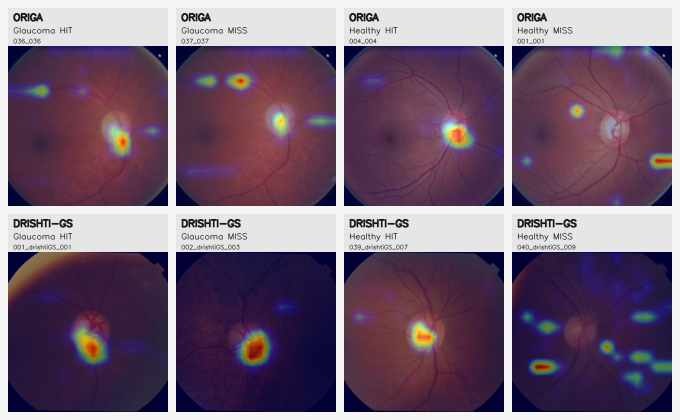
#> input picture results/task16/glaucoma_heatmap_contact_sheet.png, 1360 x 840 px (shown at 1/2 size)
$ python -i evaluate_glaucoma_optic_disc_hits.py   (imports and definitions only)
#> lines starting #> are read from the running program, lines starting #| are printed output that depends on the picture; after the words box and inside, x2 and y2 are one past the last pixel; in counts of white or black regions, pixels touching at a corner belong together
#> further down, picture is the input picture: shape (840, 1360, 3); mean B, G, R 116.9, 96, 117.5
"""Evaluate glaucoma Grad-CAM peak localization within annotated optic discs.

Datasets:
    ORIGA: optic disc defined by annotation mask > 0.
    DRISHTI-GS: optic disc defined by softmap >= 128.

Heatmaps were generated using the frozen shared glaucoma model.

ORIGA image 359 has a 13-pixel annotation width mismatch.
Its mask is right-padded with zeros to match the original image.

This script evaluates localization, not classification accuracy.
"""

import argparse
import csv
from pathlib import Path

import cv2
import numpy as np
from scipy.io import loadmat


PROJECT_ROOT = Path(__file__).resolve().parents[1]

RESULTS_DIR = PROJECT_ROOT / "results/task16"

ORIGA_ROOT = PROJECT_ROOT / "data/External/ORIGA"

DRISHTI_ROOT = PROJECT_ROOT / "data/External/DRISHTI-GS"

ORIGA_MANIFEST = RESULTS_DIR / "origa_heatmap_manifest.csv"

DRISHTI_MANIFEST = RESULTS_DIR / "drishti_heatmap_manifest.csv"

OUTPUT_CSV = RESULTS_DIR / "glaucoma_optic_disc_hit_rates.csv"

IMAGE_SIZE = 512

EXPECTED_COUNTS = {
    "ORIGA": 650,
    "DRISHTI-GS": 101,
}

ORIGA_EXCLUDED_IDS = set()

DRISHTI_PRIMARY_THRESHOLD = 128

DRISHTI_SENSITIVITY_THRESHOLDS = (1, 255)


# [74 lines left out: functions read_manifest, validate_manifest, not called in this run]

def get_crop_geometry(image):
    """Reproduce the fundus preprocessing crop coordinates."""
    gray = cv2.cvtColor(image, cv2.COLOR_BGR2GRAY)
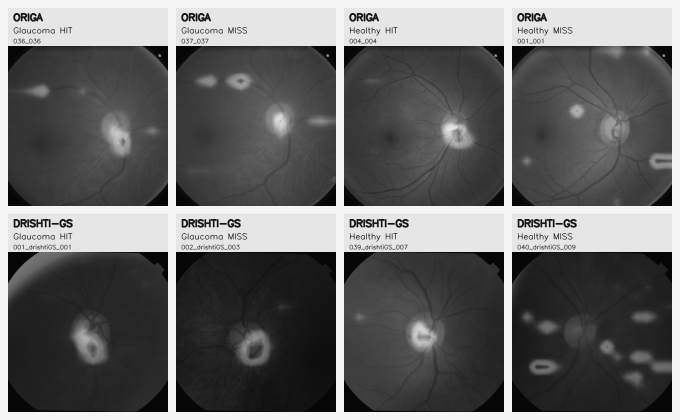
#> gray: shape (840, 1360) (shown at 1/2 size); min 6, max 245, mean 104.8
    blurred = cv2.GaussianBlur(gray, (9, 9), 0)
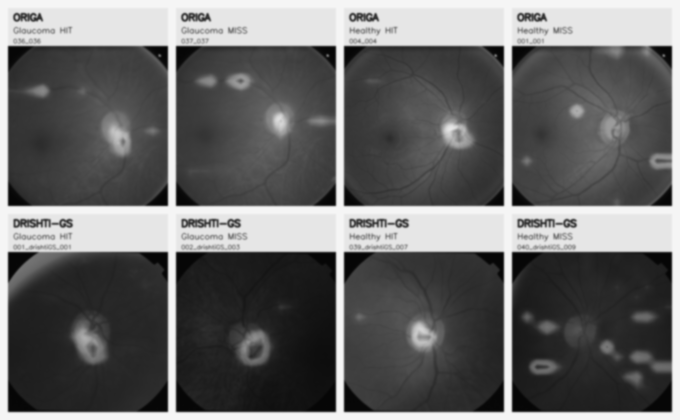
#> blurred: shape (840, 1360) (shown at 1/2 size); min 6, max 245, mean 104.8

    _, mask = cv2.threshold(
        blurred, 10, 255, cv2.THRESH_BINARY
    )
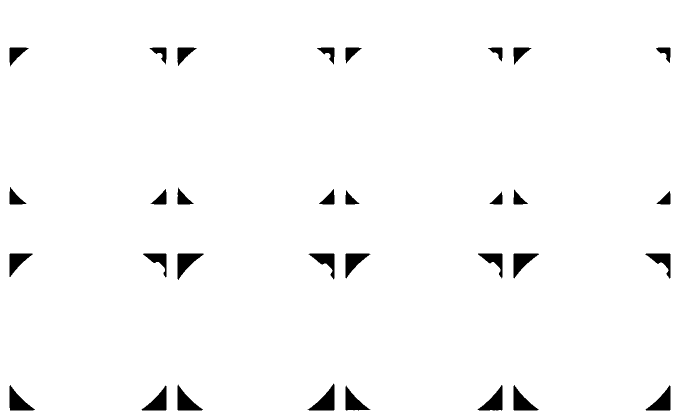
#> mask: shape (840, 1360) (shown at 1/2 size); 97.7% white; 32 black regions, largest, box (x1, y1, x2, y2) and area: (615, 767, 669, 821) 1350, (355, 507, 408, 560) 1302, (355, 769, 406, 821) 1240

    mask = cv2.morphologyEx(
        mask,
        cv2.MORPH_CLOSE,
        np.ones((5, 5), np.uint8)
    )
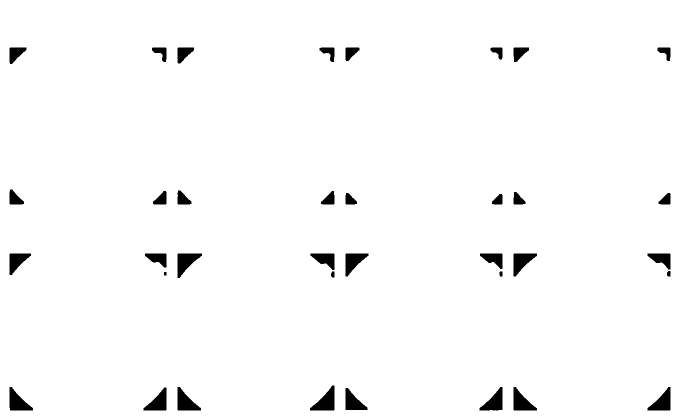
#> mask: shape (840, 1360) (shown at 1/2 size); 97.8% white; 36 black regions, largest, box (x1, y1, x2, y2) and area: (620, 771, 669, 821) 1328, (355, 507, 404, 556) 1282, (355, 774, 402, 821) 1216

    contours, _ = cv2.findContours(
        mask,
        cv2.RETR_EXTERNAL,
        cv2.CHAIN_APPROX_SIMPLE
    )
#> contours = [[[0, 0], [0, 839], [1359, 839], [1359, 0]]]

    height, width = image.shape[:2]
#> height = 840; width = 1360

    if contours:
        x, y, w, h = cv2.boundingRect(
            max(contours, key=cv2.contourArea)
        )
#> x = 0; y = 0; w = 1360; h = 840

        if w * h >= height * width * 0.20:
            cx = x + w // 2
#> cx = 680
            cy = y + h // 2
#> cy = 420

            side = min(max(w, h), height, width)
#> side = 840
            half = side // 2
#> half = 420

            x1 = min(max(0, cx - half), width - side)
#> x1 = 260
            y1 = min(max(0, cy - half), height - side)
#> y1 = 0

            if side > 0:
                return x1, y1, side

    side = min(height, width)

    return (
        (width - side) // 2,
        (height - side) // 2,
        side
    )


# [394 lines left out: functions evaluate_origa, evaluate_drishti, main, not called in this run]


# [2 lines not run here, left out]

>>> import cv2
>>> picture = cv2.imread('../results/task16/glaucoma_heatmap_contact_sheet.png')
>>> result = get_crop_geometry(picture)
#> result = (260, 0, 840)
